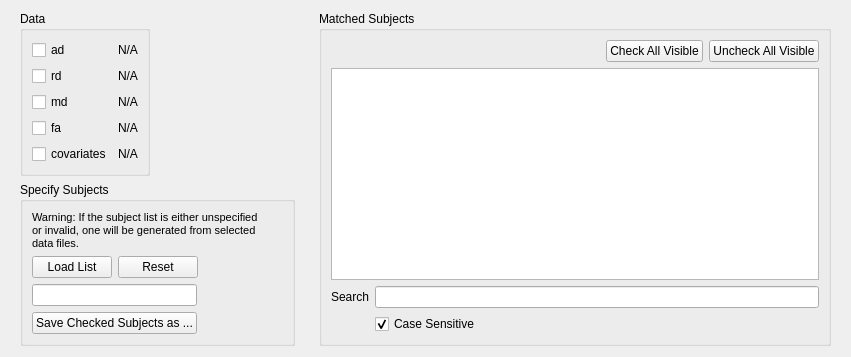
      <widget class="QWidget" name="subjects_tab">
       <attribute name="title">
        <string>Subjects</string>
       </attribute>
       <layout class="QGridLayout" name="gridLayout_3">
        <item row="0" column="0">
         <widget class="QWidget" name="data_widget" native="true">
          <property name="sizePolicy">
           <sizepolicy hsizetype="Fixed" vsizetype="Fixed">
            <horstretch>0</horstretch>
            <verstretch>0</verstretch>
           </sizepolicy>
          </property>
          <layout class="QVBoxLayout" name="verticalLayout_9">
           <property name="topMargin">
            <number>0</number>
           </property>
           <property name="bottomMargin">
            <number>0</number>
           </property>
           <item>
            <widget class="QGroupBox" name="data_groupBox">
             <property name="title">
              <string>Data</string>
             </property>
             <layout class="QGridLayout" name="gridLayout_5">
              <item row="6" column="0">
               <widget class="QCheckBox" name="para_compData_checkBox">
                <property name="sizePolicy">
                 <sizepolicy hsizetype="Fixed" vsizetype="Fixed">
                  <horstretch>0</horstretch>
                  <verstretch>0</verstretch>
                 </sizepolicy>
                </property>
                <property name="text">
                 <string>covariates</string>
                </property>
               </widget>
              </item>
              <item row="0" column="2">
               <widget class="QLabel" name="adDataSize_label">
                <property name="sizePolicy">
                 <sizepolicy hsizetype="Expanding" vsizetype="Preferred">
                  <horstretch>0</horstretch>
                  <verstretch>0</verstretch>
                 </sizepolicy>
                </property>
                <property name="text">
                 <string>N/A</string>
                </property>
               </widget>
              </item>
              <item row="3" column="2">
               <widget class="QLabel" name="rdDataSize_label">
                <property name="sizePolicy">
                 <sizepolicy hsizetype="Expanding" vsizetype="Preferred">
                  <horstretch>0</horstretch>
                  <verstretch>0</verstretch>
                 </sizepolicy>
                </property>
                <property name="text">
                 <string>N/A</string>
                </property>
               </widget>
              </item>
              <item row="4" column="2">
               <widget class="QLabel" name="mdDataSize_label">
                <property name="sizePolicy">
                 <sizepolicy hsizetype="Expanding" vsizetype="Preferred">
                  <horstretch>0</horstretch>
                  <verstretch>0</verstretch>
                 </sizepolicy>
                </property>
                <property name="text">
                 <string>N/A</string>
                </property>
               </widget>
              </item>
              <item row="5" column="2">
               <widget class="QLabel" name="faDataSize_label">
                <property name="sizePolicy">
                 <sizepolicy hsizetype="Expanding" vsizetype="Preferred">
                  <horstretch>0</horstretch>
                  <verstretch>0</verstretch>
                 </sizepolicy>
                </property>
                <property name="text">
                 <string>N/A</string>
                </property>
               </widget>
              </item>
              <item row="6" column="2">
               <widget class="QLabel" name="compDataSize_label">
                <property name="sizePolicy">
                 <sizepolicy hsizetype="Expanding" vsizetype="Preferred">
                  <horstretch>0</horstretch>
                  <verstretch>0</verstretch>
                 </sizepolicy>
                </property>
                <property name="text">
                 <string>N/A</string>
                </property>
               </widget>
              </item>
              <item row="3" column="0">
               <widget class="QCheckBox" name="para_rdData_checkBox">
                <property name="sizePolicy">
                 <sizepolicy hsizetype="Fixed" vsizetype="Fixed">
                  <horstretch>0</horstretch>
                  <verstretch>0</verstretch>
                 </sizepolicy>
                </property>
                <property name="text">
                 <string>rd</string>
                </property>
               </widget>
              </item>
              <item row="5" column="0">
               <widget class="QCheckBox" name="para_faData_checkBox">
                <property name="sizePolicy">
                 <sizepolicy hsizetype="Fixed" vsizetype="Fixed">
                  <horstretch>0</horstretch>
                  <verstretch>0</verstretch>
                 </sizepolicy>
                </property>
                <property name="text">
                 <string>fa</string>
                </property>
               </widget>
              </item>
              <item row="4" column="0">
               <widget class="QCheckBox" name="para_mdData_checkBox">
                <property name="sizePolicy">
                 <sizepolicy hsizetype="Fixed" vsizetype="Fixed">
                  <horstretch>0</horstretch>
                  <verstretch>0</verstretch>
                 </sizepolicy>
                </property>
                <property name="text">
                 <string>md</string>
                </property>
               </widget>
              </item>
              <item row="0" column="0">
               <widget class="QCheckBox" name="para_adData_checkBox">
                <property name="sizePolicy">
                 <sizepolicy hsizetype="Fixed" vsizetype="Fixed">
                  <horstretch>0</horstretch>
                  <verstretch>0</verstretch>
                 </sizepolicy>
                </property>
                <property name="text">
                 <string>ad</string>
                </property>
               </widget>
              </item>
             </layout>
            </widget>
           </item>
          </layout>
         </widget>
        </item>
        <item row="0" column="2" rowspan="3" colspan="2">
         <widget class="QWidget" name="matchSubjects_widget" native="true">
          <property name="sizePolicy">
           <sizepolicy hsizetype="Preferred" vsizetype="Preferred">
            <horstretch>0</horstretch>
            <verstretch>0</verstretch>
           </sizepolicy>
          </property>
          <layout class="QVBoxLayout" name="verticalLayout_10">
           <property name="topMargin">
            <number>0</number>
           </property>
           <property name="bottomMargin">
            <number>0</number>
           </property>
           <item>
            <widget class="QGroupBox" name="matchSubjects_groupBox">
             <property name="title">
              <string>Matched Subjects</string>
             </property>
             <layout class="QGridLayout" name="gridLayout_6">
              <item row="8" column="0">
               <widget class="QLabel" name="search_label">
                <property name="sizePolicy">
                 <sizepolicy hsizetype="Fixed" vsizetype="Maximum">
                  <horstretch>0</horstretch>
                  <verstretch>0</verstretch>
                 </sizepolicy>
                </property>
                <property name="text">
                 <string>Search</string>
                </property>
               </widget>
              </item>
              <item row="9" column="1">
               <widget class="QCheckBox" name="caseSensitive_checkBox">
                <property name="sizePolicy">
                 <sizepolicy hsizetype="Fixed" vsizetype="Fixed">
                  <horstretch>0</horstretch>
                  <verstretch>0</verstretch>
                 </sizepolicy>
                </property>
                <property name="text">
                 <string>Case Sensitive</string>
                </property>
                <property name="checked">
                 <bool>true</bool>
                </property>
               </widget>
              </item>
              <item row="4" column="0" rowspan="2" colspan="7">
               <widget class="QListWidget" name="sortedSubjects_listWidget">
                <property name="sizePolicy">
                 <sizepolicy hsizetype="Preferred" vsizetype="Preferred">
                  <horstretch>0</horstretch>
                  <verstretch>0</verstretch>
                 </sizepolicy>
                </property>
                <property name="minimumSize">
                 <size>
                  <width>488</width>
                  <height>0</height>
                 </size>
                </property>
                <property name="baseSize">
                 <size>
                  <width>0</width>
                  <height>0</height>
                 </size>
                </property>
               </widget>
              </item>
              <item row="8" column="1" colspan="6">
               <widget class="QLineEdit" name="para_search_lineEdit">
                <property name="sizePolicy">
                 <sizepolicy hsizetype="Expanding" vsizetype="Fixed">
                  <horstretch>0</horstretch>
                  <verstretch>0</verstretch>
                 </sizepolicy>
                </property>
               </widget>
              </item>
              <item row="2" column="0" colspan="3">
               <widget class="QLabel" name="sortSubjects_label">
                <property name="sizePolicy">
                 <sizepolicy hsizetype="Expanding" vsizetype="Maximum">
                  <horstretch>0</horstretch>
                  <verstretch>0</verstretch>
                 </sizepolicy>
                </property>
                <property name="text">
                 <string/>
                </property>
                <property name="alignment">
                 <set>Qt::AlignLeading|Qt::AlignLeft|Qt::AlignTop</set>
                </property>
               </widget>
              </item>
              <item row="2" column="6">
               <widget class="QPushButton" name="unCheckAllVisible_pushButton">
                <property name="sizePolicy">
                 <sizepolicy hsizetype="Fixed" vsizetype="Fixed">
                  <horstretch>0</horstretch>
                  <verstretch>0</verstretch>
                 </sizepolicy>
                </property>
                <property name="text">
                 <string>Uncheck All Visible</string>
                </property>
               </widget>
              </item>
              <item row="2" column="5">
               <widget class="QPushButton" name="checkAllVisible_pushButton">
                <property name="sizePolicy">
                 <sizepolicy hsizetype="Fixed" vsizetype="Fixed">
                  <horstretch>0</horstretch>
                  <verstretch>0</verstretch>
                 </sizepolicy>
                </property>
                <property name="text">
                 <string>Check All Visible</string>
                </property>
               </widget>
              </item>
             </layout>
            </widget>
           </item>
          </layout>
         </widget>
        </item>
        <item row="1" column="0" rowspan="2">
         <widget class="QWidget" name="subjectsList_widget" native="true">
          <property name="sizePolicy">
           <sizepolicy hsizetype="Fixed" vsizetype="Fixed">
            <horstretch>0</horstretch>
            <verstretch>0</verstretch>
           </sizepolicy>
          </property>
          <layout class="QGridLayout" name="gridLayout_8">
           <property name="topMargin">
            <number>0</number>
           </property>
           <property name="bottomMargin">
            <number>0</number>
           </property>
           <property name="verticalSpacing">
            <number>0</number>
           </property>
           <item row="1" column="0">
            <widget class="QGroupBox" name="subjectsList_groupBox">
             <property name="sizePolicy">
              <sizepolicy hsizetype="Preferred" vsizetype="Preferred">
               <horstretch>0</horstretch>
               <verstretch>0</verstretch>
              </sizepolicy>
             </property>
             <property name="title">
              <string>Specify Subjects</string>
             </property>
             <layout class="QGridLayout" name="gridLayout">
              <item row="2" column="0">
               <widget class="QPushButton" name="loadInputSubjectList_PushButton">
                <property name="sizePolicy">
                 <sizepolicy hsizetype="Fixed" vsizetype="Fixed">
                  <horstretch>0</horstretch>
                  <verstretch>0</verstretch>
                 </sizepolicy>
                </property>
                <property name="text">
                 <string>Load List</string>
                </property>
               </widget>
              </item>
              <item row="0" column="0" colspan="4">
               <widget class="QLabel" name="warningSpecifySubjects_label">
                <property name="sizePolicy">
                 <sizepolicy hsizetype="Fixed" vsizetype="Preferred">
                  <horstretch>0</horstretch>
                  <verstretch>0</verstretch>
                 </sizepolicy>
                </property>
                <property name="text">
                 <string>&lt;html&gt;&lt;span style=&quot; font-size:8pt;&quot;&gt;Warning: If the subject list is either unspecified&lt;br/&gt;or invalid, one will be generated from selected&lt;br/&gt;data files.&lt;/span&gt;&lt;/html&gt;</string>
                </property>
                <property name="scaledContents">
                 <bool>false</bool>
                </property>
                <property name="alignment">
                 <set>Qt::AlignLeading|Qt::AlignLeft|Qt::AlignVCenter</set>
                </property>
               </widget>
              </item>
              <item row="4" column="0" colspan="2">
               <widget class="QPushButton" name="saveCheckedSubjectList_pushButton">
                <property name="sizePolicy">
                 <sizepolicy hsizetype="Fixed" vsizetype="Fixed">
                  <horstretch>0</horstretch>
                  <verstretch>0</verstretch>
                 </sizepolicy>
                </property>
                <property name="text">
                 <string>Save Checked Subjects as ...</string>
                </property>
               </widget>
              </item>
              <item row="2" column="1" colspan="2">
               <widget class="QPushButton" name="reset_pushButton">
                <property name="sizePolicy">
                 <sizepolicy hsizetype="Fixed" vsizetype="Fixed">
                  <horstretch>0</horstretch>
                  <verstretch>0</verstretch>
                 </sizepolicy>
                </property>
                <property name="text">
                 <string>Reset</string>
                </property>
               </widget>
              </item>
              <item row="3" column="0" colspan="2">
               <widget class="QLineEdit" name="para_inputSubjectList_lineEdit">
                <property name="sizePolicy">
                 <sizepolicy hsizetype="Expanding" vsizetype="Fixed">
                  <horstretch>0</horstretch>
                  <verstretch>0</verstretch>
                 </sizepolicy>
                </property>
               </widget>
              </item>
              <item row="3" column="2">
               <widget class="QLabel" name="iconLoadList_label">
                <property name="sizePolicy">
                 <sizepolicy hsizetype="Fixed" vsizetype="Preferred">
                  <horstretch>0</horstretch>
                  <verstretch>0</verstretch>
                 </sizepolicy>
                </property>
                <property name="minimumSize">
                 <size>
                  <width>20</width>
                  <height>0</height>
                 </size>
                </property>
                <property name="text">
                 <string/>
                </property>
               </widget>
              </item>
             </layout>
            </widget>
           </item>
          </layout>
         </widget>
        </item>
       </layout>
      </widget>
